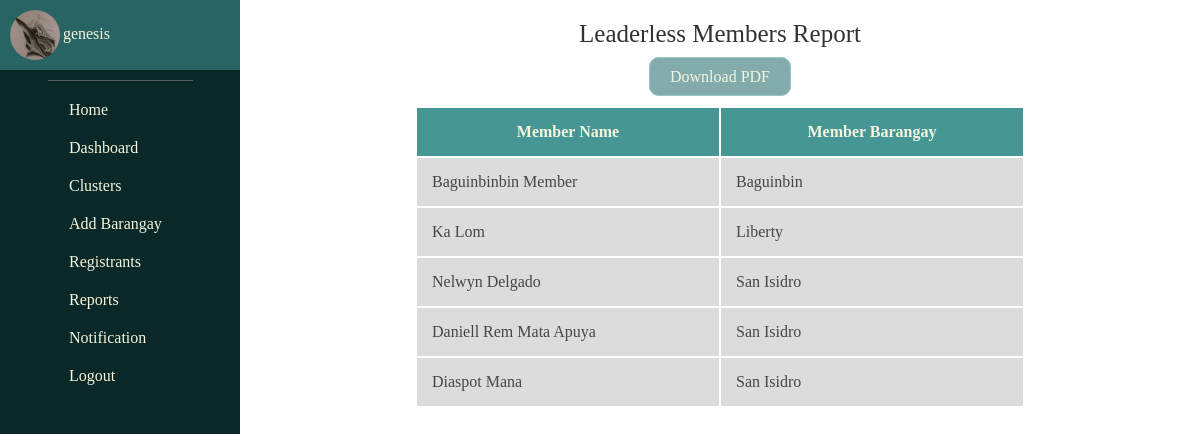
/report/members/leader/None/ (signed in), run on the app's committed database.
### management/models.py (models this page shows, shortened)
class Individual(models.Model):
    user = models.ForeignKey(User, related_name='user_individual', on_delete=models.CASCADE)
    name = models.CharField(max_length=255)
    gender = models.ForeignKey(Gender, related_name='individual_gender', on_delete=models.PROTECT)
    age = models.IntegerField()
    brgy = models.ForeignKey(Barangay, related_name='individual_brgy', on_delete=models.PROTECT)
    sitio = models.ForeignKey(Sitio, related_name='individual_sitio', on_delete=models.PROTECT, null=True, blank=True)
    date_registered = models.DateTimeField(auto_now_add=True)
    group = models.CharField(max_length=255)
    image = models.ImageField(null=True, blank=True, upload_to="images/")

class Member(models.Model):
    user = models.ForeignKey(User, related_name='member_user', on_delete=models.CASCADE) # Added for version 2, 2/9/2024
    name = models.CharField(max_length=255)
    gender = models.ForeignKey(Gender, related_name='member_gender', on_delete=models.CASCADE)
    age = models.IntegerField()
    brgy = models.ForeignKey(Barangay, related_name='member_brgy', on_delete=models.CASCADE)
    sitio = models.ForeignKey(Sitio, related_name='member_sitio', on_delete=models.CASCADE, null=True, blank=True)
    date_registered = models.DateTimeField(auto_now_add=True)
    image = models.ImageField(null=True, blank=True, upload_to="images/")
    def __str__(self):
        return self.name

class Barangay(models.Model):
    brgy_name = models.CharField(max_length=255)
    brgy_voter_population = models.IntegerField(blank=True, null=True)
    lat = models.FloatField(blank=True, null=True)
    long = models.FloatField(blank=True, null=True)
    def __str__(self):
        return self.brgy_name
    class Meta:
        ordering = ['brgy_name']

### management/decorators.py (the view)
        def wrapper_func(request, *args, **kwargs):
            groups = request.user.groups.all().values_list('name', flat=True)
            if any(group in allowed_roles for group in groups) or 'Admin' in groups:
                return view_func(request, *args, **kwargs)
            else:
                rendered_template = render(request, 'forbidden_template.html', {'variable': 'value'})
                response = HttpResponseForbidden(rendered_template)
                return response

### management/views.py (called while the page is built)
@login_required(login_url='login')
@allowed_users(allowed_roles=['Admin'])
def leaderless_members(request):
    request_user = request.user
    logged_user = Individual.objects.get(user__username=request_user)
    members = Member.objects.all().order_by('brgy__brgy_name')
    leaderless_member = Cluster.objects.values('members__name')
    cluster_members_filter = [members['members__name'] for members in leaderless_member]
    leaderless = {}
    for member in members:
        member_name = member.name
        if member_name not in cluster_members_filter:
            leaderless[member] = member.brgy
    return render(request, 'leaderless_members.html', {
        'members': members,
        'leaderless_member': leaderless_member,
        'leaderless': leaderless,
        'cluster_members_filter': cluster_members_filter,
        'logged_user': logged_user,
    })

### management/templates/leaderless_members.html
{% extends 'base.html' %}
{% load static %}
{% block content %}
    <section class="leaderless-members-utmost-container-section">
        <div class="leaderless-members-header-title-div">
            Leaderless Members Report
        </div>
        <div class="leaderless-members-download-pdf-container-div">
            <a class="leaderless-members-download-pdf" href="{% url 'leaderless-members-pdf' %}">Download PDF</a>
        </div>
        <div class="leaderless-members-table-container-div">
            <table class="leaderless-members-table">
                <tr class="leaderless-members-table-row">
                    <th class="leader-members-table-head">
                        Member Name
                    </th>
                    <th class="leader-members-table-head">
                        Member Barangay
                    </th>
                </tr>
                {% for members, brgy in leaderless.items %}
                    <tr>
                        <td class="leaderless-members-table-data">
                            <a class="leaderless-members-table-link-to-page"
                               href="{% url 'member-profile' members members.id %}">{{ members }}</a>
                        </td>
                        <td class="leaderless-members-table-data">
                            <a href="{% url 'member-brgy' brgy %}"
                               class="leaderless-members-table-link-to-page">{{ brgy }}</a>
                        </td>
                    </tr>
                {% empty %}
                    <tr>
                        <td class="leaderless-members-table-data" colspan="2">
                            All Members are Associated with a Leader
                        </td>
                    </tr>
                {% endfor %}
            </table>
        </div>
    </section>
{% endblock %}

### management/templates/base.html (shortened to what this page needs)
<!DOCTYPE html>
<html lang="en">
<head>
    {% load static %}
    {% load humanize %}
    <link rel="stylesheet" href="{% static 'styles.css' %}">
    <link rel="stylesheet" href="{% static 'member_profile.css' %}">
    <link rel="stylesheet" href="{% static 'css/all.min.css' %}">
    <link rel="stylesheet" href="{% static 'css/fontawesome.min.css' %}">
    <link rel="stylesheet" href="{% static 'dashboard.css' %}">
    <link rel="stylesheet" href="{% static 'add-brgy.css' %}">
    <link rel="stylesheet" href="{% static 'add-leader.css' %}">
    <link rel="stylesheet" href="{% static 'add-member.css' %}">
    <link rel="stylesheet" href="{% static 'reports.css' %}">
    <link rel="stylesheet" href="{% static 'brgy-profile.css' %}">
    <link rel="stylesheet" href="{% static 'no-member-brgy.css' %}">
    <link rel="stylesheet" href="{% static 'leader-no-members.css' %}">
    <link rel="stylesheet" href="{% static 'leaderless-members.css' %}">
    <link rel="stylesheet" href="{% static 'member-count-per-brgy.css' %}">
    <link rel="stylesheet" href="{% static 'cluster.css' %}">
    <link rel="stylesheet" href="{% static 'leader-profile.css' %}">
    <link rel="stylesheet" href="{% static 'member-profile.css' %}">
    <link rel="stylesheet" href="{% static 'registrants.css' %}">
    <link rel="stylesheet" href="{% static 'all-members-report.css' %}">
    <link rel="stylesheet" href="{% static 'members-per-brgy-report.css' %}">
    <link rel="stylesheet" href="{% static 'leader-members-report.css' %}">
    <link rel="stylesheet" href="{% static 'members-report.css' %}">
    <link rel="stylesheet" href="{% static 'leaders-report.css' %}">
    <link rel="stylesheet" href="{% static 'sitio-profile.css' %}">
    <link rel="stylesheet" href="{% static 'attendance-list.css' %}">
    <link rel="stylesheet" href="{% static 'sitio-report.css' %}">
</head>
<body>
    <header id="main-header">
        <div class="home-page-authenticated-user">
            <div class="home-page-authenticated-user-element-container">
                <div class="home-page-authenticated-user-image-container">
                    {% if logged_user.image %}
                        <img class="home-page-authenticated-user-profile-image"
                             src="{{ logged_user.image.url }}">
                    {% else %}
                        <div>
                            <i class="fa fa-user" aria-hidden="true"></i>
                        </div>
                    {% endif %}
                </div>
            </div>
            <div class="home-page-authenticated-user-element-container">
                <div class="home-page-authenticated-user-name">
                    {{ request.user }}
                </div>
            </div>
        </div>
        <div style="padding: 0.5px;
                    background-color: rgba(150, 150, 150, 0.5);
                    margin: auto;
                    width: 60%;
                    margin-top: 10px;
                    margin-bottom: 10px;">
        </div>
        <ul class="home-header-nav-links">
            {% if request.user.is_authenticated %}
                <li class="home-header-nav-link">
                    <a class="home-link-to-page" href="{% url 'homepage' %}">
                        <div class="home-link-icon-container">
                            <div class="home-link-icon-div">
                                <i class="fa fa-home"></i>
                            </div>
                        </div>
                        <div class="home-link-icon-container">
                            <div class="home-link-name">
                                Home
                            </div>
                        </div>
                    </a>
                </li>
                <li class="home-header-nav-link">
                    <a class="home-link-to-page" href="{% url 'dashboard' %}">
                        <div class="home-link-icon-container">
                            <div class="home-link-icon-div">
                                <i class="fa fa-line-chart"></i>
                            </div>
                        </div>
                        <div class="home-link-icon-container">
                            <div class="home-link-name">
                                Dashboard
                            </div>
                        </div>
                    </a>
                </li>
                <li class="home-header-nav-link">
                    <a class="home-link-to-page" href="{% url 'clusters' %}">
                        <div class="home-link-icon-container">
                            <div class="home-link-icon-div">
                                <i class="fa fa-users" aria-hidden="true"></i>
                            </div>
                        </div>
                        <div class="home-link-icon-container">
                            <div class="home-link-name">
                                Clusters
                            </div>
                        </div>
                    </a>
                </li>
                <li class="home-header-nav-link">
                    <a class="home-link-to-page" href="{% url 'add-brgy' %}">
                        <div class="home-link-icon-container">
                            <div class="home-link-icon-div">
                                <i class="fas fa-dharmachakra" aria-hidden="true"></i>
                            </div>
                        </div>
                        <div class="home-link-icon-container">
                            <div class="home-link-name">
                                Add Barangay
                            </div>
                        </div>
                    </a>
                </li>
                <li class="home-header-nav-link">
                    <a class="home-link-to-page" href="{% url 'registrants' %}">
                        <div class="home-link-icon-container">
                            <div class="home-link-icon-div">
                                <i class="fas fa-user-plus" aria-hidden="true"></i>
                            </div>
                        </div>
                        <div class="home-link-icon-container">
                            <div class="home-link-name">
                                Registrants
                            </div>
                        </div>
                    </a>
                </li>
                <li class="home-header-nav-link">
                    <a class="home-link-to-page" href="{% url 'reports' %}">
                        <div class="home-link-icon-container">
                            <div class="home-link-icon-div">
                                <i class="fa fa-file" aria-hidden="true"></i>
                            </div>
                        </div>
                        <div class="home-link-icon-container">
                            <div class="home-link-name">
                                Reports
                            </div>
                        </div>
                    </a>
                </li>
                <li class="home-header-nav-link">
                    <div class="main-header-link-container-div" id="notification-toggle">
                        <div class="home-link-icon-container">
                            <div class="home-link-icon-div">
                                <i class="fa fa-bell" aria-hidden="true"></i>
                            </div>
                        </div>
                        <div class="home-link-icon-container">
                            <div class="home-link-name">
                                Notification
                            </div>
                        </div>
                    </div>
                </li>
                <li class="home-header-nav-link">
                    <a class="home-link-to-page" href="{% url 'logout' %}">
                        <div class="home-link-icon-container">
                            <div class="home-link-icon-div">
                                <i class="fa fa-sign-out" aria-hidden="true"></i>
                            </div>
                        </div>
                        <div class="home-link-icon-container">
                            <div class="home-link-name">
                                Logout
                            </div>
                        </div>
                    </a>
                </li>
            {% endif %}
        </ul>
    </header>
    <section class="base-block-content-section-container">
        {% block content %}{% endblock %}
    </section>
</body>
</html>

### management/static/styles.css (style rules this page uses)
html { scroll-behavior:smooth; }
body { margin: 0px; }
#main-header { background-color: rgb(10, 40, 40); color: beige; width:20%; float: left; min-height: 100vh; position: fixed; z-index:20; }
.home-page-authenticated-user { font-family: 'Montserrat'; text-align: center; background-color: rgb(40, 100, 100); padding: 10px; overflow: hidden; }
.home-page-authenticated-user-image-container { float: left; }
.home-page-authenticated-user-name { float: right; margin-top: 15px; margin-right: 120px; }
.home-page-authenticated-user-profile-image { width: 50px; height: 50px; border-radius: 50%; float: left; }
.home-header-nav-links { list-style: none; margin-right: 50px; }
.home-header-nav-link { margin-top: 20px; font-family: 'Montserrat'; }
.home-link-to-page { color: beige; text-decoration: none; font-family: 'Montserrat'; }
.home-link-icon-container { display: inline-block; }
.home-link-icon-div { width: 25px; }
.base-block-content-section-container { width:80%; float:right; overflow: hidden; }
#notification-toggle { cursor: pointer; }

### management/static/leaderless-members.css (style rules this page uses)
.leaderless-members-header-title-div { text-align: center; margin: 20px; font-family: 'Montserrat'; font-size: 25px; color: rgb(50, 50, 50); }
.leaderless-members-table-container-div { margin: auto; width: fit-content; }
.leader-members-table-head { background-color: rgb(70, 150, 150); padding-top: 15px; padding-bottom: 15px; width: 300px; font-family: 'Montserrat'; color: beige; }
.leaderless-members-table-data { background-color: rgb(220, 220, 220); font-family: 'Montserrat'; padding-top: 15px; padding-bottom: 15px; padding-left: 15px; }
.leaderless-members-table-link-to-page { text-decoration: none; color: rgb(70, 70, 70); }
.leaderless-members-download-pdf-container-div { text-align: center; margin: 20px; }
.leaderless-members-download-pdf { background-color: rgba(100, 150, 150, 0.8); font-family: 'Montserrat'; color: beige; text-decoration: none; padding-top:10px; padding-bottom: 10px; padding-right: 20px; padding-left: 20px; border-radius: 10px; border: solid 1px rgb(150, 200, 200); }

### data on the page
Individual: image (picture)
Member: name "Baguinbinbin Member", brgy_name "Baguinbin"
Member: name "Ka Lom", brgy_name "Liberty"
Member: name "Nelwyn Delgado", brgy_name "San Isidro"
Member: name "Daniell Rem Mata Apuya", brgy_name "San Isidro"
Member: name "Diaspot Mana", brgy_name "San Isidro"

### other printed values
{{ request.user }} "genesis"
